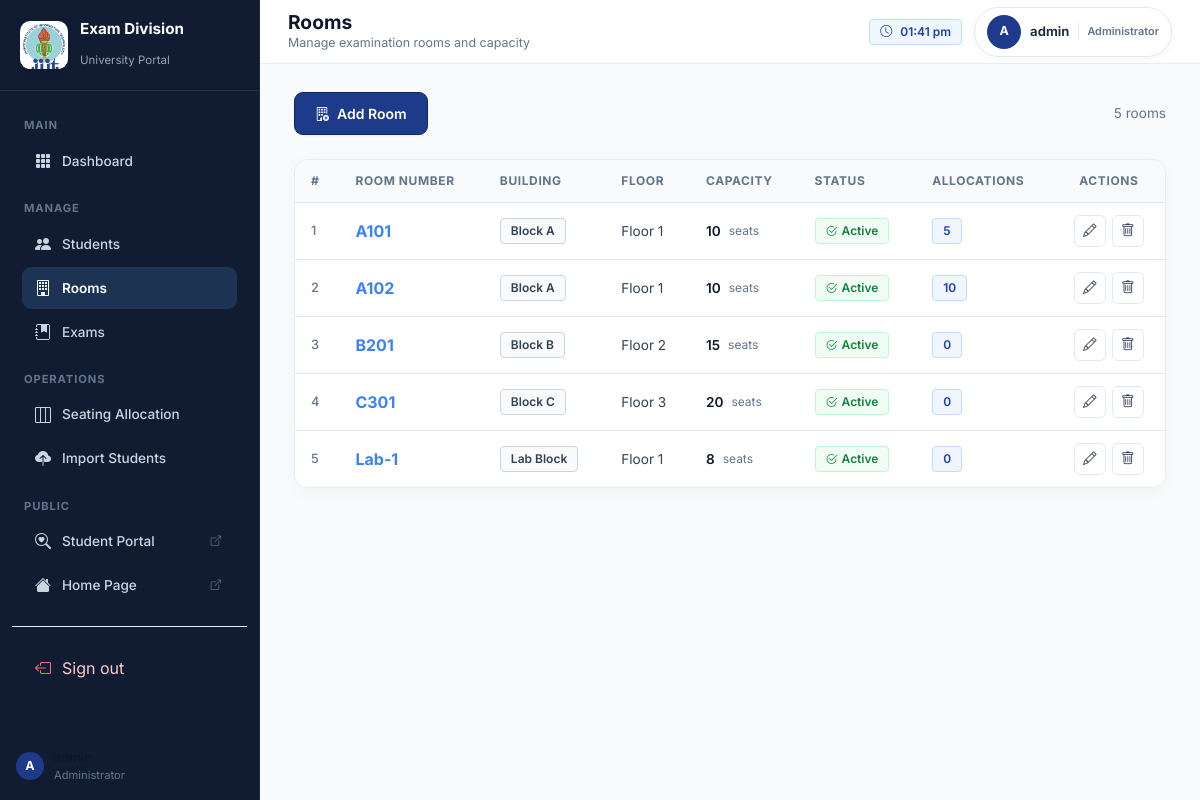
The app's page /rooms/ (signed in) with its own data.
### exams/models.py (models this page shows, shortened)
class Room(models.Model):
    BUILDING_CHOICES = [
        ('Block A', 'Block A'),
        ('Block B', 'Block B'),
        ('Block C', 'Block C'),
        ('Block D', 'Block D'),
        ('Main Block', 'Main Block'),
        ('Lab Block', 'Lab Block'),
    ]
    room_number = models.CharField(max_length=20, unique=True, verbose_name='Room Number')
    building = models.CharField(max_length=50, choices=BUILDING_CHOICES, default='Block A')
    capacity = models.IntegerField(
        validators=[MinValueValidator(1)],
        verbose_name='Seating Capacity'
    )
    floor = models.IntegerField(default=0, verbose_name='Floor Number')
    is_active = models.BooleanField(default=True, verbose_name='Available for Exams')
    created_at = models.DateTimeField(auto_now_add=True)
    class Meta:
        ordering = ['building', 'room_number']
        verbose_name = 'Room'
        verbose_name_plural = 'Rooms'

### exams/views.py (the view)
# urls.py: path('rooms/', views.room_list, name='room_list'),
@staff_required
def room_list(request):
    rooms = Room.objects.annotate(
        alloc_count=Count('seatingallocation')
    ).order_by('building', 'room_number')
    return render(request, 'exams/room_list.html', {'rooms': rooms})

### exams/views.py (called while the page is built)
def staff_required(view_func):
    @wraps(view_func)
    def _wrapped(request, *args, **kwargs):
        if not request.user.is_authenticated:
            return redirect(settings.LOGIN_URL + '?next=' + request.path)
        if not (request.user.is_staff or request.user.is_superuser):
            return redirect('student_dashboard' if hasattr(request.user, 'student_profile') else 'student_login')
        return view_func(request, *args, **kwargs)
    return _wrapped

### templates/exams/room_list.html (shortened to what this page needs)
{% extends 'exams/admin_base.html' %}
{% block page_title %}Rooms{% endblock %}
{% block page_subtitle %}Manage examination rooms and capacity{% endblock %}
{% block content %}
<div style="display:flex;justify-content:space-between;align-items:center;margin-bottom:24px">
  <a href="{% url 'room_create' %}" class="btn-primary-glow" style="padding:10px 20px;font-size:0.875rem">
    <i class="bi bi-building-add"></i><span>Add Room</span>
  </a>
  <span style="color:var(--text-muted);font-size:0.85rem">{{ rooms.count }} room{{ rooms.count|pluralize }}</span>
</div>
<div class="glass-card" style="padding:0;overflow:hidden">
  <div style="overflow-x:auto">
    <table class="ems-table">
      <thead>
        <tr>
          <th>#</th>
          <th>Room Number</th>
          <th>Building</th>
          <th>Floor</th>
          <th>Capacity</th>
          <th>Status</th>
          <th>Allocations</th>
          <th style="text-align:center">Actions</th>
        </tr>
      </thead>
      <tbody>
        {% for room in rooms %}
        <tr>
          <td style="color:var(--text-muted);font-size:0.8rem">{{ forloop.counter }}</td>
          <td style="font-weight:700;color:var(--primary-light);font-size:1rem">{{ room.room_number }}</td>
          <td><span class="badge-pill badge-info">{{ room.building }}</span></td>
          <td>Floor {{ room.floor }}</td>
          <td>
            <div style="display:flex;align-items:center;gap:8px">
              <span style="font-weight:600;color:var(--text-primary)">{{ room.capacity }}</span>
              <span style="font-size:0.75rem;color:var(--text-muted)">seats</span>
            </div>
          </td>
          <td>
            {% if room.is_active %}
              <span class="badge-pill badge-success"><i class="bi bi-check2-circle"></i> Active</span>
            {% else %}
              <span class="badge-pill badge-danger"><i class="bi bi-x-circle"></i> Inactive</span>
            {% endif %}
          </td>
          <td><span class="badge-pill badge-primary">{{ room.alloc_count }}</span></td>
          <td style="text-align:center">
            <div style="display:flex;gap:6px;justify-content:center">
              <a href="{% url 'room_edit' room.pk %}" class="btn-icon success" title="Edit"><i class="bi bi-pencil"></i></a>
              <a href="{% url 'room_delete' room.pk %}" class="btn-icon danger" title="Delete"><i class="bi bi-trash"></i></a>
            </div>
          </td>
        </tr>
        {% empty %}
        <tr><td colspan="8" style="text-align:center;padding:48px;color:var(--text-muted)">
          <div style="font-size:2rem;margin-bottom:12px;color:#64748b"><i class="bi bi-building"></i></div>
          No rooms yet. <a href="{% url 'room_create' %}" style="color:var(--primary-light)">Add your first room</a>
        </td></tr>
        {% endfor %}
      </tbody>
    </table>
  </div>
</div>
{% endblock %}

### templates/exams/admin_base.html (shortened to what this page needs)
{% load static %}
<!DOCTYPE html>
<html lang="en">
<head>
  <link href="https://cdn.jsdelivr.net/npm/bootstrap@5.3.2/dist/css/bootstrap.min.css" rel="stylesheet">
  <link href="https://cdn.jsdelivr.net/npm/bootstrap-icons@1.11.3/font/bootstrap-icons.min.css" rel="stylesheet">
  <link href="{% static 'css/main.css' %}" rel="stylesheet">
</head>
<body>
<div class="admin-layout">
  <aside class="sidebar" id="sidebar">
    <div class="sidebar-brand">
      <div class="brand-logo-wrap"><img src="{% static 'images/jiit-logo.png' %}" alt="JIIT logo" class="brand-logo"></div>
      <div class="brand-text">
        <h4>Exam Division</h4>
        <span>University Portal</span>
      </div>
    </div>
    <nav class="sidebar-nav">
      <div class="nav-section-label">Main</div>
      <a href="{% url 'dashboard' %}" class="nav-link {% if request.resolver_match.url_name == 'dashboard' %}active{% endif %}">
        <i class="bi bi-grid-3x3-gap-fill"></i>
        <span>Dashboard</span>
      </a>
      <div class="nav-section-label mt-2">Manage</div>
      <a href="{% url 'student_list' %}" class="nav-link {% if 'student' in request.resolver_match.url_name %}active{% endif %}">
        <i class="bi bi-people-fill"></i>
        <span>Students</span>
      </a>
      <a href="{% url 'room_list' %}" class="nav-link {% if 'room' in request.resolver_match.url_name %}active{% endif %}">
        <i class="bi bi-building"></i>
        <span>Rooms</span>
      </a>
      <a href="{% url 'exam_list' %}" class="nav-link {% if 'exam' in request.resolver_match.url_name %}active{% endif %}">
        <i class="bi bi-journal-bookmark-fill"></i>
        <span>Exams</span>
      </a>
      <div class="nav-section-label mt-2">Operations</div>
      <a href="{% url 'seating_plan' %}" class="nav-link {% if 'seating' in request.resolver_match.url_name %}active{% endif %}">
        <i class="bi bi-layout-three-columns"></i>
        <span>Seating Allocation</span>
      </a>
      <a href="{% url 'student_import' %}" class="nav-link {% if request.resolver_match.url_name == 'student_import' %}active{% endif %}">
        <i class="bi bi-cloud-upload-fill"></i>
        <span>Import Students</span>
      </a>
      <div class="nav-section-label mt-2">Public</div>
      <a href="{% url 'student_login' %}" class="nav-link" target="_blank">
        <i class="bi bi-search-heart"></i>
        <span>Student Portal</span>
        <i class="bi bi-box-arrow-up-right ms-auto" style="font-size:0.65rem;color:var(--text-muted)"></i>
      </a>
      <a href="{% url 'home' %}" class="nav-link" target="_blank">
        <i class="bi bi-house-fill"></i>
        <span>Home Page</span>
        <i class="bi bi-box-arrow-up-right ms-auto" style="font-size:0.65rem;color:var(--text-muted)"></i>
      </a>
      <div class="divider"></div>
      <form method="post" action="{% url 'admin_logout' %}" class="sidebar-logout-form">
        <button type="submit" class="nav-link sidebar-logout-button">
          <i class="bi bi-box-arrow-left"></i>
          <span>Sign out</span>
        </button>
      </form>
    </nav>
    <div style="padding:16px;border-top:1px solid var(--border-glass)">
      <div style="display:flex;align-items:center;gap:10px">
        <div class="user-avatar">{{ request.user.username|first|upper }}</div>
        <div>
          <div style="font-size:0.8rem;font-weight:600;color:var(--text-primary)">{{ request.user.get_full_name|default:request.user.username }}</div>
          <div style="font-size:0.7rem;color:var(--text-muted)">Administrator</div>
        </div>
      </div>
    </div>
  </aside>
  <div class="main-content">
    <header class="top-navbar">
      <div style="display:flex;align-items:center;gap:16px">
        <div class="page-title">
          <h2>{% block page_title %}Dashboard{% endblock %}</h2>
          <p>{% block page_subtitle %}{% endblock %}</p>
        </div>
      </div>
      <div class="navbar-actions">
        <span class="badge-pill badge-primary d-none d-md-flex">
          <i class="bi bi-clock me-1"></i>
          <span id="currentTime"></span>
        </span>
        <div class="user-badge" aria-label="Signed in as {{ request.user.username }}">
          <div class="user-avatar">{{ request.user.username|first|upper }}</div>
          <span class="user-badge-name">{{ request.user.username }}</span>
          <span class="user-badge-role">Administrator</span>
        </div>
      </div>
    </header>
    <main class="content-area">
      {% block content %}{% endblock %}
    </main>
  </div>
</div>
</body>
</html>

### records on screen
Room: room_number "A101", building "Block A", floor "1", capacity "10", is_active True (drawn), alloc_count "5"
Room: room_number "A102", building "Block A", floor "1", capacity "10", is_active True (drawn), alloc_count "10"
Room: room_number "B201", building "Block B", floor "2", capacity "15", is_active True (drawn), alloc_count "0"
Room: room_number "C301", building "Block C", floor "3", capacity "20", is_active True (drawn), alloc_count "0"
Room: room_number "Lab-1", building "Lab Block", floor "1", capacity "8", is_active True (drawn), alloc_count "0"

### other values on screen
{{ request.user.username|first|upper }} "A"
{{ request.user.username }} "admin"
{{ rooms.count }} "5"
